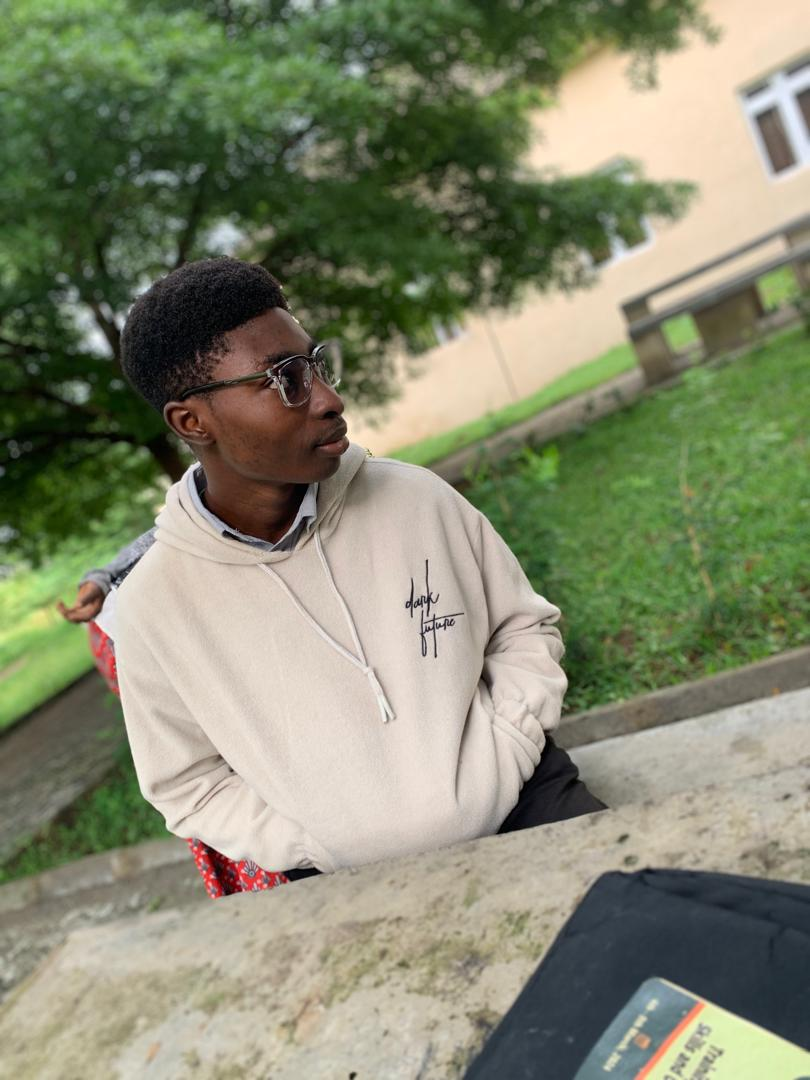
#> input picture whatsapp picture.jpg, 810 x 1080 px
$ python cvdemo.py
#> lines starting #> are read from the running program, lines starting #| are printed output that depends on the picture; after the words box and inside, x2 and y2 are one past the last pixel; in counts of white or black regions, pixels touching at a corner belong together
import cv2

face_haar_cascade = cv2.CascadeClassifier('haarcascade_frontalface_default.xml')

image = cv2.imread('whatsapp picture.jpg')
#> image is the input picture: shape (1080, 810, 3); mean B, G, R 110.8, 136.2, 132.4

gray = cv2.cvtColor(image, cv2.COLOR_BGR2GRAY)
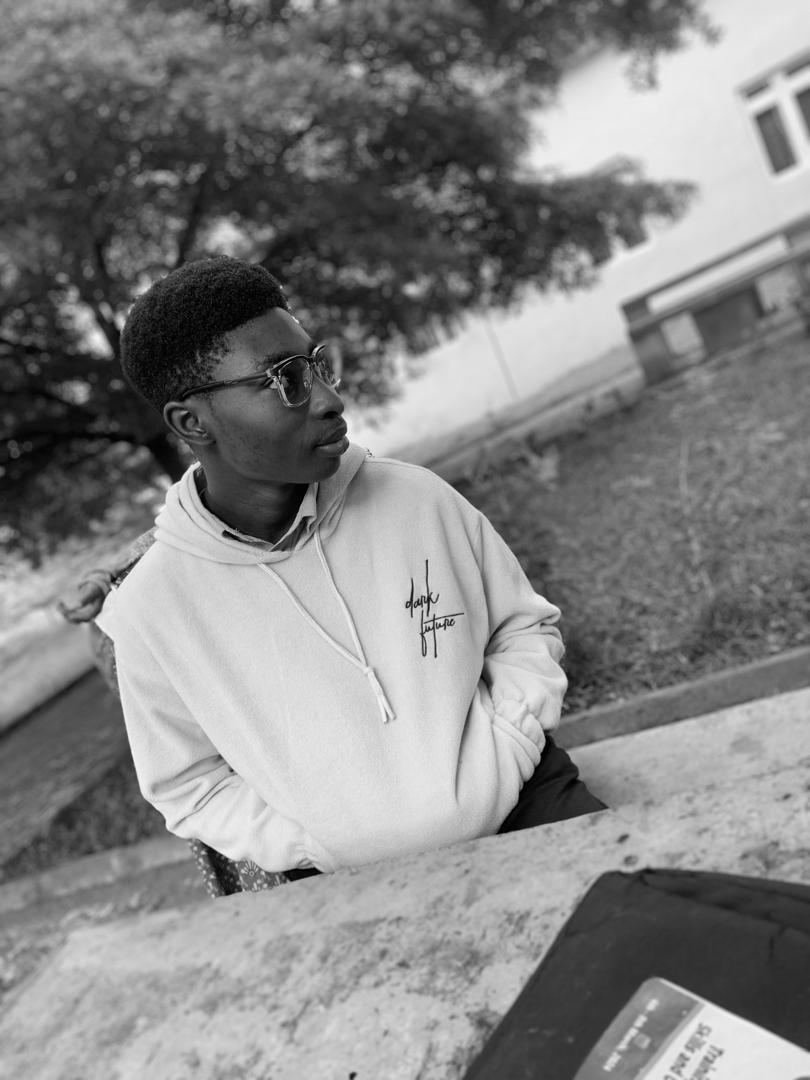
#> gray: shape (1080, 810); min 0, max 252, mean 132.2

#cv2.imshow("Gray", gray)

#cv2.waitKey()

faces = face_haar_cascade.detectMultiScale(gray, 1.1, 4)
#> faces = [[162, 337, 135, 135]]

for (x, y, w, h) in faces:

    cv2.rectangle(image, (x , y), (x+w, y+h),(0, 225, 0), 5)
#> this loop made 1 pass
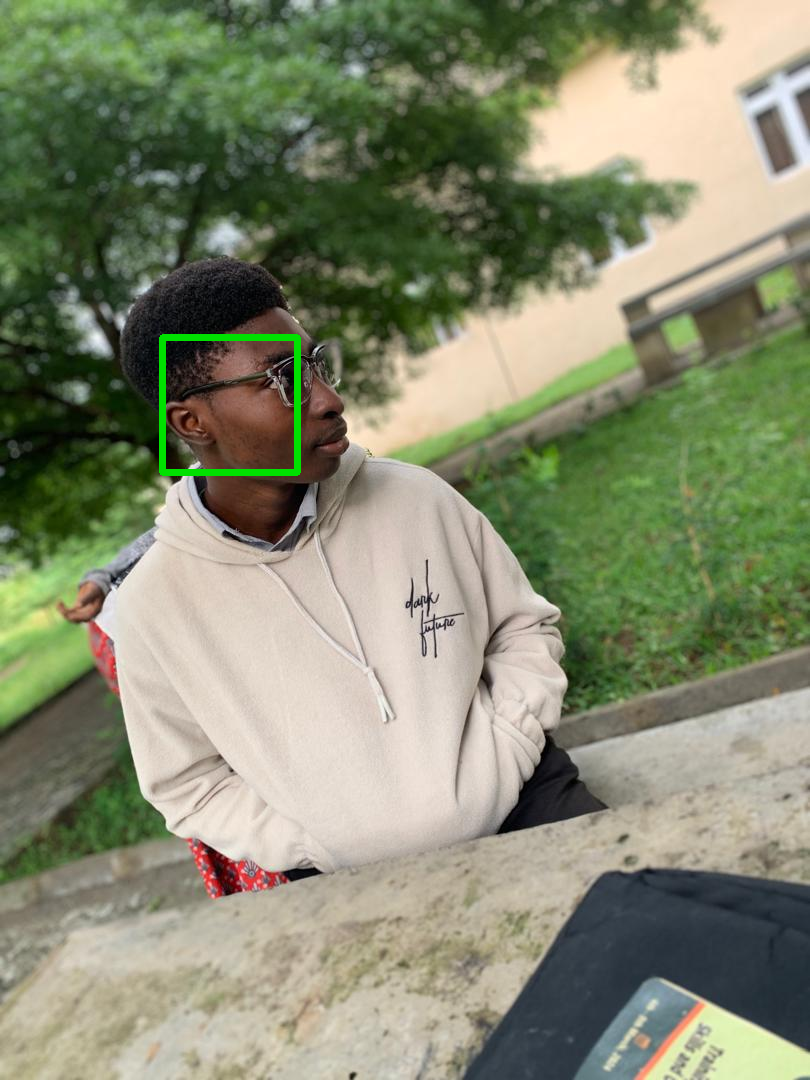
#> image: shape (1080, 810, 3); 0.43% of pixels changed, all inside (x1, y1, x2, y2) = (159, 334, 301, 476)

cv2.imshow("Faces", image)

cv2.waitKey()
